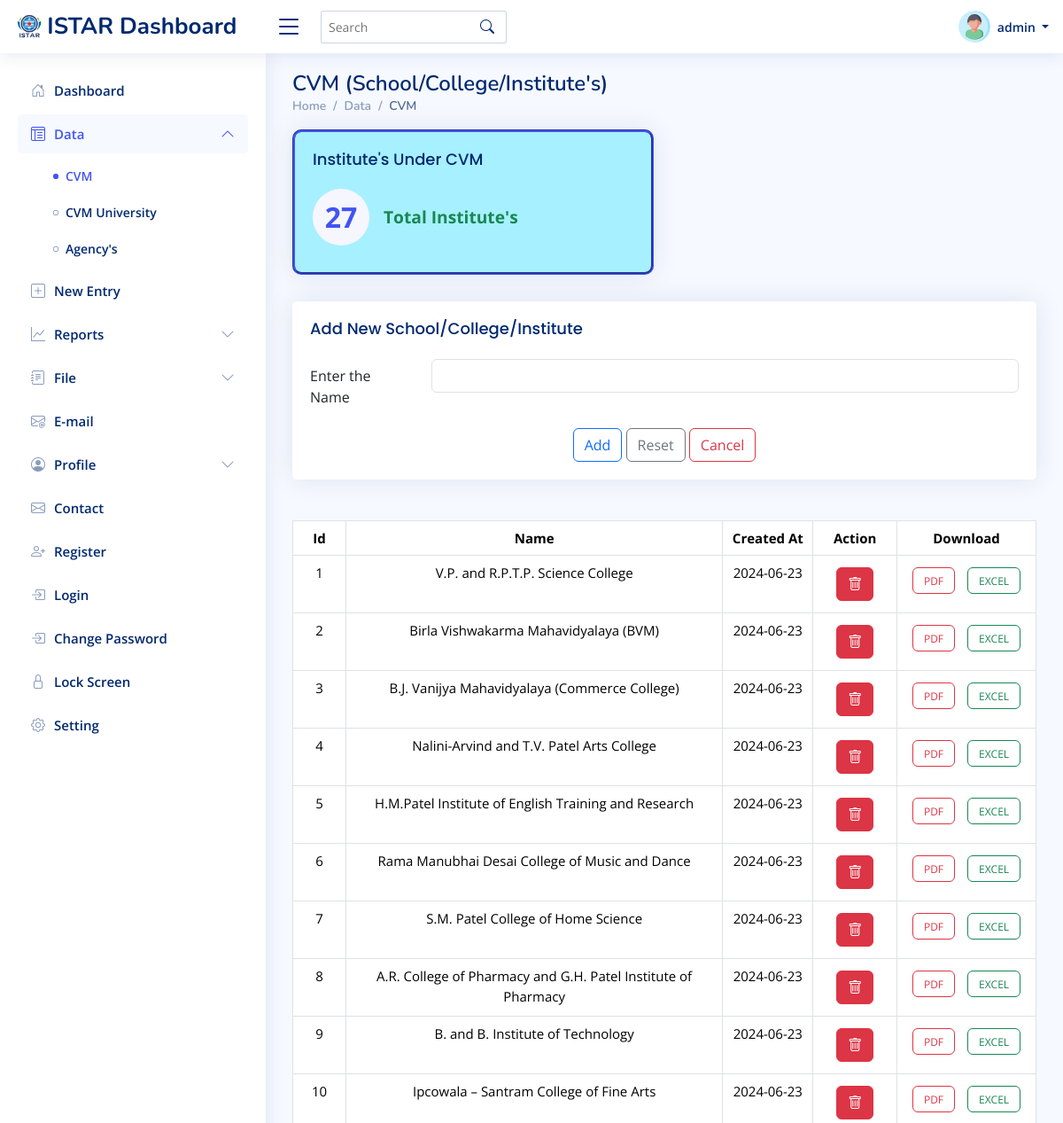
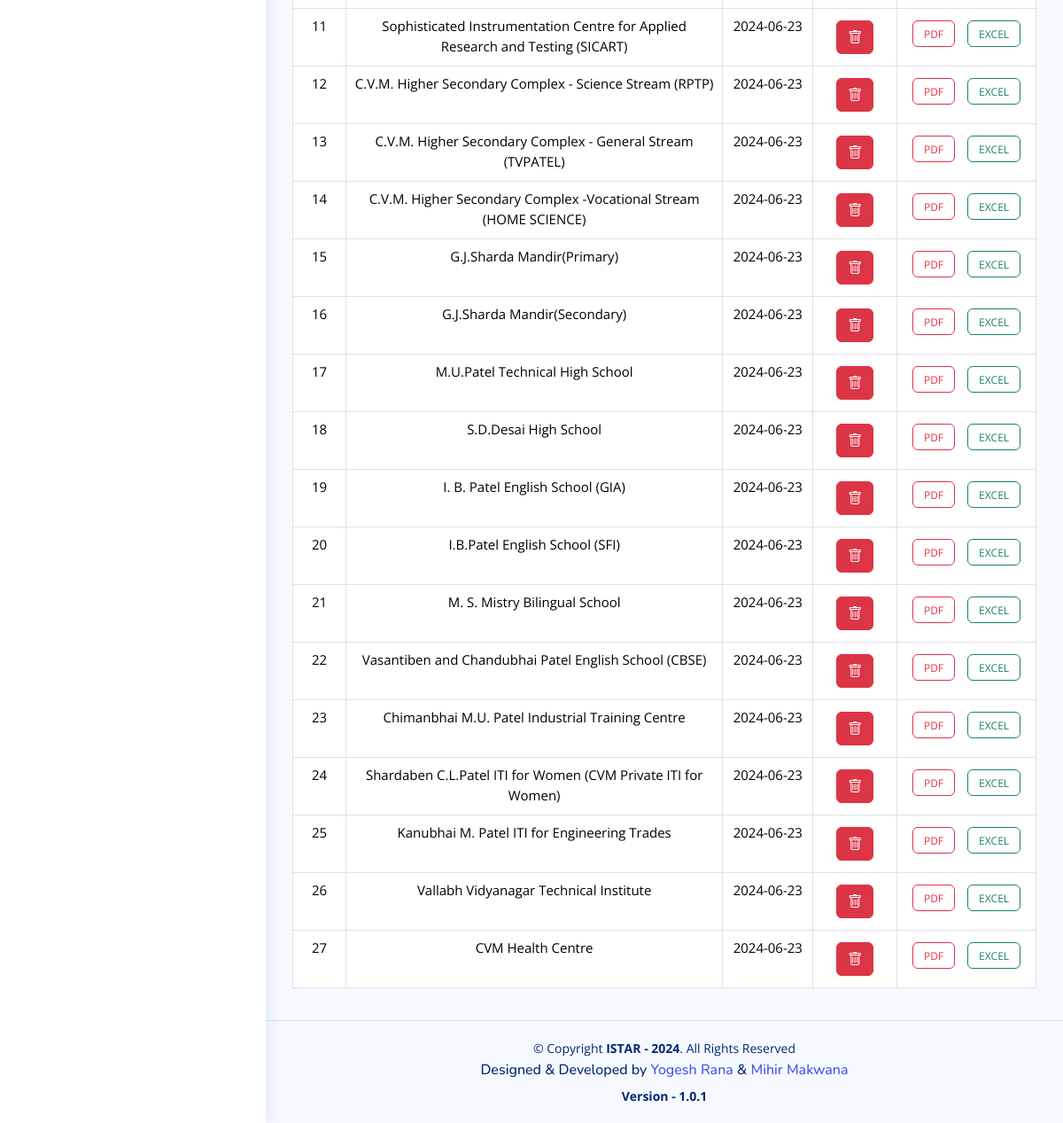
/cvm.php (signed in), run on the app's committed database (2 pictures, top to bottom).
### tables this page shows
CREATE TABLE `institutes` (
  `id` int(11) NOT NULL,
  `name` varchar(255) NOT NULL,
  `organization_id` int(11) DEFAULT NULL,
  `created_at` date NOT NULL DEFAULT current_timestamp(),
  `organization_name` varchar(255) DEFAULT NULL
);

### PHP/session.php (called while the page is built, shortened)
<?php
$username = $_SESSION['username'];
?>

### cvm.php (the view, shortened to what this page needs)
<?php
require "./PHP/session.php";
?>
<!DOCTYPE html>
<html lang="en">
<head>
  <link href="assets/vendor/bootstrap/css/bootstrap.min.css" rel="stylesheet">
  <link href="assets/vendor/bootstrap-icons/bootstrap-icons.css" rel="stylesheet">
  <link href="assets/vendor/boxicons/css/boxicons.min.css" rel="stylesheet">
  <link href="assets/vendor/quill/quill.snow.css" rel="stylesheet">
  <link href="assets/vendor/quill/quill.bubble.css" rel="stylesheet">
  <link href="assets/vendor/remixicon/remixicon.css" rel="stylesheet">
  <link href="assets/vendor/simple-datatables/style.css" rel="stylesheet">
  <link href="assets/css/style.css" rel="stylesheet">
</head>
<body>
  <header id="header" class="header fixed-top d-flex align-items-center">
    <div class="d-flex align-items-center justify-content-between">
      <a href="index.php" class="logo d-flex align-items-center">
        <img src="assets/img/istar.png" alt="">
        <span class="d-none d-lg-block">ISTAR Dashboard</span>
      </a>
      <i class="bi bi-list toggle-sidebar-btn"></i>
    </div>
    <div class="search-bar">
      <form class="search-form d-flex align-items-center" method="POST" action="#">
        <input type="text" name="query" placeholder="Search" title="Enter search keyword">
        <button type="submit" title="Search"><i class="bi bi-search"></i></button>
      </form>
    </div>
    <nav class="header-nav ms-auto">
      <ul class="d-flex align-items-center">
        <li class="nav-item dropdown pe-3">
          <a class="nav-link nav-profile d-flex align-items-center pe-0" href="#" data-bs-toggle="dropdown">
            <img src="assets/img/User.png" alt="Profile" class="rounded-circle">
            <span class="d-none d-md-block dropdown-toggle ps-2">
              <?php echo isset($username) ? $username : 'User'; ?>
            </span>
          </a>
        </li>
      </ul>
    </nav>
  </header>
  <aside id="sidebar" class="sidebar">
    <ul class="sidebar-nav" id="sidebar-nav">
      <li class="nav-item">
        <a class="nav-link collapsed" href="index.php">
          <i class="bi bi-house-door"></i>
          <span>Dashboard</span>
        </a>
      </li>
        <li class="nav-item">
                <a class="nav-link " data-bs-target="#components-nav" data-bs-toggle="collapse" href="#">
                <i class="bi bi-layout-text-window-reverse"></i><span>Data</span><i class="bi bi-chevron-down ms-auto"></i>
                </a>
                <ul id="components-nav" class="nav-content collapse show" data-bs-parent="#sidebar-nav">
          <li>
            <a href="./cvm.php" class="active">
              <i class="bi bi-circle"></i><span>CVM</span>
            </a>
          </li>
          <li>
            <a href="./cvmu.php">
              <i class="bi bi-circle"></i><span>CVM University</span>
            </a>
          </li>
          <li>
            <a href="./agency.php">
              <i class="bi bi-circle"></i><span>Agency's</span>
            </a>
          </li>
        </ul>
      <li class="nav-item">
        <a class="nav-link collapsed" href="new_entry.php">
          <i class="bi bi-plus-square"></i>
          <span>New Entry</span>
        </a>
      </li>
      <li class="nav-item">
        <a class="nav-link collapsed" data-bs-target="#forms-nav" data-bs-toggle="collapse" href="#">
          <i class="bi bi-graph-up"></i><span>Reports</span><i class="bi bi-chevron-down ms-auto"></i>
        </a>
      </li>
      <li class="nav-item">
        <a class="nav-link collapsed" data-bs-target="#files-nav" data-bs-toggle="collapse" href="#">
          <i class="bi bi-journal-text"></i><span>File</span><i class="bi bi-chevron-down ms-auto"></i>
        </a>
      </li>
      <li class="nav-item">
        <a class="nav-link collapsed" href="email.php">
        <i class="bi bi-envelope-at"></i>
          <span>E-mail</span>
        </a>
      </li>
      <li class="nav-item">
        <a class="nav-link collapsed" data-bs-target="#profile-nav" data-bs-toggle="collapse" href="#">
          <i class="bi bi-person-circle"></i><span>Profile</span><i class="bi bi-chevron-down ms-auto"></i>
        </a>
      </li>
      <li class="nav-item">
        <a class="nav-link collapsed" href="pages-contact.php">
          <i class="bi bi-envelope"></i>
          <span>Contact</span>
        </a>
      </li>
      <li class="nav-item">
        <a class="nav-link collapsed" href="pages-register.php">
          <i class="bi bi-person-plus"></i>
          <span>Register</span>
        </a>
      </li>
      <li class="nav-item">
        <a class="nav-link collapsed" href="pages-login.php">
          <i class="bi bi-box-arrow-in-right"></i>
          <span>Login</span>
        </a>
      </li>
      <li class="nav-item">
        <a class="nav-link collapsed" href="./reset-password.php">
          <i class="bi bi-box-arrow-in-right"></i>
          <span>Change Password</span>
        </a>
      </li>
      <li class="nav-item">
        <a class="nav-link collapsed" href="#">
          <i class="bi bi-lock"></i>
          <span>Lock Screen</span>
        </a>
      </li>
      <li class="nav-item">
        <a class="nav-link collapsed" href="#">
          <i class="bi bi-gear"></i>
          <span>Setting</span>
        </a>
      </li>
  </aside>
    <main id="main" class="main">
        <div class="pagetitle">
            <h1>CVM (School/College/Institute's) </h1>
            <nav>
                <ol class="breadcrumb">
                    <li class="breadcrumb-item"><a href="index.php">Home</a></li>
                    <li class="breadcrumb-item">Data</li>
                    <li class="breadcrumb-item"><a href="cvm.php" class="active">CVM</a></li>
                </ol>
            </nav>
        </div>
        <section class="section dashboard">
            <?php
            require("./PHP/connection.php");
            $sql = "SELECT * FROM institutes where organization_id=1";
            $result = $conn->query($sql);
            $records = $result->num_rows;
            ?>
            <div class="row">
                <div class="col-lg-12">
                    <div class="row">
                        <div class="col-xxl-3 col-md-6">
                            <div id="date" class="card info-card sales-card">
                                <div class="card-body">
                                    <h5 class="card-title">Institute's Under CVM</h5>
                                    <div class="d-flex align-items-center">
                                        <div class="card-icon rounded-circle d-flex align-items-center justify-content-center" style="font-weight:bolder">
                                            <?php echo $records; ?>
                                        </div>
                                        <div class="ps-3">
                                            <span class="text-success small pt-1 fw-bold" style="font-size: 120%;">Total Institute's</span>
                                            <span id="dateDisplay" class="text-success small pt-2 ps-1 fw-bold" style="font-size: 90%;"></span>
                                        </div>
                                    </div>
                                </div>
                            </div>
                        </div>
        </section>
        <section class="section">
            <div class="row">
                <div class="col-lg-12">
                    <div class="card">
                        <div class="card-body">
                            <h5 class="card-title">Add New School/College/Institute</h5>
                            <form action="cvm.php" method="post"  validate>
                                <div class="row mb-3">
                                    <label for="inputtext" class="col-sm-2 col-form-label">Enter the Name </label>
                                    <div class="col-sm-10">
                                        <input type="text" class="form-control" required id="inputText" name="name" required>
                                    </div>
                                </div>
                                <div class="text-center">
                                    <button type="submit" class="btn btn-outline-primary">Add</button>
                                    <button type="reset" class="btn btn-outline-secondary">Reset</button>
                                    <a href="index.php" class="btn btn-outline-danger" role="button">Cancel</a>
                                </div>
                            </form>
                        </div>
                    </div>
                </div>
            </div>
        </section>
        <section>
            <div class="row">
                <div class="col-sm-12">
                    <table class="table  table-hover mt-3 text-center table-bordered" id="datatbl" style="font-size: 15px;">
                        <thead>
                            <tr>
                                <th>Id</th>
                                <th>Name</th>
                                <th>Created At</th>
                                <th>Action</th>
                                <th>Download</th>
                            </tr>
                        </thead>
                        <tbody id="data">
                            <?php
                            include "./PHP/connection.php";
                            $sql = "SELECT * FROM institutes where organization_id=1";
                            $result = $conn->query($sql);
                            if ($result->num_rows > 0) {
                                while ($row = $result->fetch_assoc()) {
                                    $delete = "delete_cvm.php?id=" . $row["id"];
                                    echo "<tr>
                                        <td width='2%'>" . $row["id"] . "</td>
                                        <td width='20%'>" . $row["name"] . "</td>
                                        <td width='2%'>" . $row["created_at"] . "</td>
                                        <td width='2%'>
                                            <a href='$delete' class='btn btn-danger'><i class='bi bi-trash'></i></a>
                                        </td>
                                        <td width='5%'>
                                            <a href='#' class='btn btn-outline-danger' role='button' style='height: 30px;font-size: 12px;'>PDF</a>
                                            <a href='#' class='btn btn-outline-success' role='button' style='height: 30px;font-size: 12px;'>EXCEL</a>
                                        </td>
                                    </tr>";
                                }
                            } else {
                                echo "No data found.";
                            }
                            ?>
                    </table>
                </div>
            </div>
        </section>
    </main>
   <?php require "./PHP/footer.php" ?>
</body>
</html>

### assets/css/style.css (style rules this page uses)
:root { scroll-behavior: smooth; }
body { font-family: "Open Sans", sans-serif; background: #f6f9ff; color: #444444; }
a { color: #4154f1; text-decoration: none; }
h1, h2, h3, h4, h5, h6 { font-family: "Nunito", sans-serif; }
#main { margin-top: 60px; padding: 20px 30px; transition: all 0.3s; }
.pagetitle { margin-bottom: 10px; }
.pagetitle h1 { font-size: 24px; margin-bottom: 0; font-weight: 600; color: #012970; }
.card { margin-bottom: 30px; border: none; border-radius: 5px; box-shadow: 0px 0 30px rgba(1, 41, 112, 0.1); }
.card-title { padding: 20px 0 15px 0; font-size: 18px; font-weight: 500; color: #012970; font-family: "Poppins", sans-serif; }
.card-body { padding: 0 20px 20px 20px; }
.breadcrumb { font-size: 14px; font-family: "Nunito", sans-serif; color: #899bbd; font-weight: 600; }
.breadcrumb a { color: #899bbd; transition: 0.3s; }
.breadcrumb .breadcrumb-item::before { color: #899bbd; }
.breadcrumb .active { color: #51678f; font-weight: 600; }
.logo { line-height: 1; }
@media (min-width: 1200px) { .logo { width: 280px; } }
.logo img { max-height: 26px; margin-right: 6px; }
.logo span { font-size: 26px; font-weight: 700; color: #012970; font-family: "Nunito", sans-serif; }
.header { transition: all 0.5s; z-index: 997; height: 60px; box-shadow: 0px 2px 20px rgba(1, 41, 112, 0.1); background-color: #fff; padding-left: 20px; }
.header .toggle-sidebar-btn { font-size: 32px; padding-left: 10px; cursor: pointer; color: #012970; }
.header .search-bar { min-width: 250px; padding: 0 20px; }
.header .search-form { width: 100%; }
.header .search-form input { border: 0; font-size: 14px; color: #012970; border: 1px solid rgba(1, 41, 112, 0.2); padding: 7px 38px 7px 8px; border-radius: 3px; transition: 0.3s; width: 100%; }
.header .search-form button { border: 0; padding: 0; margin-left: -30px; background: none; }
.header .search-form button i { color: #012970; }
.header-nav ul { list-style: none; }
.header-nav>ul { margin: 0; padding: 0; }
.header-nav .nav-profile { color: #012970; }
.header-nav .nav-profile img { max-height: 36px; }
.header-nav .nav-profile span { font-size: 14px; font-weight: 600; }
.sidebar { position: fixed; top: 60px; left: 0; bottom: 0; width: 300px; z-index: 996; transition: all 0.3s; padding: 20px; overflow-y: auto; scrollbar-width: thin; scrollbar-color: #aab7cf transparent; box-shadow: 0px 0px 20px rgba(1, 41, 112, 0.1); background-color: #fff; }
@media (min-width: 1200px) { #main, #footer { margin-left: 300px; } }
.sidebar-nav { padding: 0; margin: 0; list-style: none; }
.sidebar-nav li { padding: 0; margin: 0; list-style: none; }
.sidebar-nav .nav-item { margin-bottom: 5px; }
.sidebar-nav .nav-link { display: flex; align-items: center; font-size: 15px; font-weight: 600; color: #4154f1; transition: 0.3; background: #f6f9ff; padding: 10px 15px; border-radius: 4px; }
.sidebar-nav .nav-link i { font-size: 16px; margin-right: 10px; color: #4154f1; }
.sidebar-nav .nav-link.collapsed { color: #012970; background: #fff; }
.sidebar-nav .nav-link.collapsed i { color: #899bbd; }
.sidebar-nav .nav-link .bi-chevron-down { margin-right: 0; transition: transform 0.2s ease-in-out; }
.sidebar-nav .nav-link:not(.collapsed) .bi-chevron-down { transform: rotate(180deg); }
.sidebar-nav .nav-content { padding: 5px 0 0 0; margin: 0; list-style: none; }
.sidebar-nav .nav-content a { display: flex; align-items: center; font-size: 14px; font-weight: 600; color: #012970; transition: 0.3; padding: 10px 0 10px 40px; transition: 0.3s; }
.sidebar-nav .nav-content a i { font-size: 6px; margin-right: 8px; line-height: 0; border-radius: 50%; }
.sidebar-nav .nav-content a:hover, .sidebar-nav .nav-content a.active { color: #4154f1; }
.sidebar-nav .nav-content a.active i { background-color: #4154f1; }
.dashboard .info-card { padding-bottom: 10px; }
.dashboard .card-icon { font-size: 32px; line-height: 0; width: 64px; height: 64px; flex-shrink: 0; flex-grow: 0; }
.dashboard .sales-card .card-icon { color: #4154f1; background: #f6f6fe; }

### cvm.php (style rules this page uses)
#date { background-color: #a7f0ff; border-style: groove; border-color: #4154f1; border-radius: 10px; }
td a { margin: 5px; }

### data on the page
institutes: id "1", name "V.P. and R.P.T.P. Science College", created_at "2024-06-23"
institutes: id "2", name "Birla Vishwakarma Mahavidyalaya (BVM)", created_at "2024-06-23"
institutes: id "3", name "B.J. Vanijya Mahavidyalaya (Commerce College)", created_at "2024-06-23"
institutes: id "4", name "Nalini-Arvind and T.V. Patel Arts College", created_at "2024-06-23"
institutes: id "5", name "H.M.Patel Institute of English Training and Research", created_at "2024-06-23"
institutes: id "6", name "Rama Manubhai Desai College of Music and Dance", created_at "2024-06-23"
institutes: id "7", name "S.M. Patel College of Home Science", created_at "2024-06-23"
institutes: id "8", name "A.R. College of Pharmacy and G.H. Patel Institute of Pharmacy", created_at "2024-06-23"
institutes: id "9", name "B. and B. Institute of Technology", created_at "2024-06-23"
institutes: id "10", name "Ipcowala – Santram College of Fine Arts", created_at "2024-06-23"
institutes: id "11", name "Sophisticated Instrumentation Centre for Applied Research and Testing (SICART)", created_at "2024-06-23"
institutes: id "12", name "C.V.M. Higher Secondary Complex - Science Stream (RPTP)", created_at "2024-06-23"
institutes: id "13", name "C.V.M. Higher Secondary Complex - General Stream (TVPATEL)", created_at "2024-06-23"
institutes: id "14", name "C.V.M. Higher Secondary Complex -Vocational Stream (HOME SCIENCE)", created_at "2024-06-23"
institutes: id "15", name "G.J.Sharda Mandir(Primary)", created_at "2024-06-23"
institutes: id "16", name "G.J.Sharda Mandir(Secondary)", created_at "2024-06-23"
institutes: id "17", name "M.U.Patel Technical High School", created_at "2024-06-23"
institutes: id "18", name "S.D.Desai High School", created_at "2024-06-23"
institutes: id "19", name "I. B. Patel English School (GIA)", created_at "2024-06-23"
institutes: id "20", name "I.B.Patel English School (SFI)", created_at "2024-06-23"
institutes: id "21", name "M. S. Mistry Bilingual School", created_at "2024-06-23"
institutes: id "22", name "Vasantiben and Chandubhai Patel English School (CBSE)", created_at "2024-06-23"
institutes: id "23", name "Chimanbhai M.U. Patel Industrial Training Centre", created_at "2024-06-23"
institutes: id "24", name "Shardaben C.L.Patel ITI for Women (CVM Private ITI for Women)", created_at "2024-06-23"
institutes: id "25", name "Kanubhai M. Patel ITI for Engineering Trades", created_at "2024-06-23"
institutes: id "26", name "Vallabh Vidyanagar Technical Institute", created_at "2024-06-23"
institutes: id "27", name "CVM Health Centre", created_at "2024-06-23"

### other printed values
$username "admin"
$records "27"
